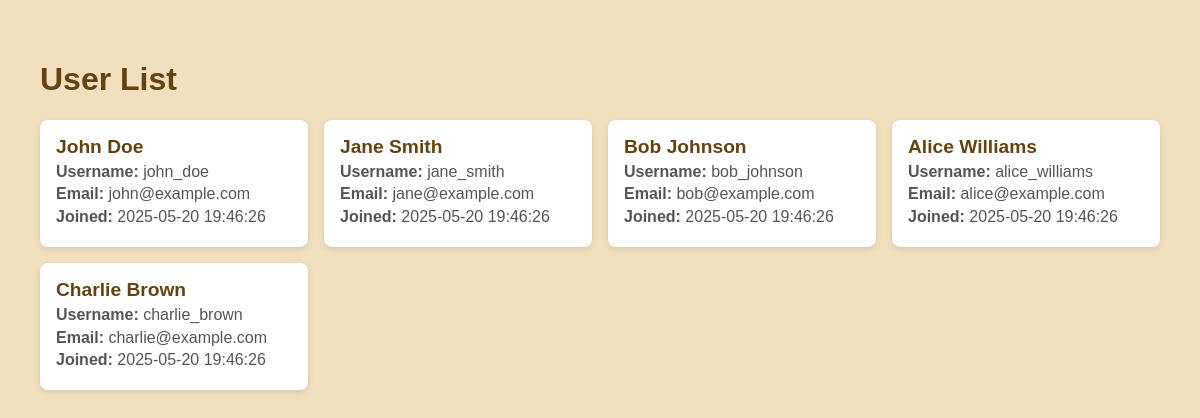
The app's page /users, older data.
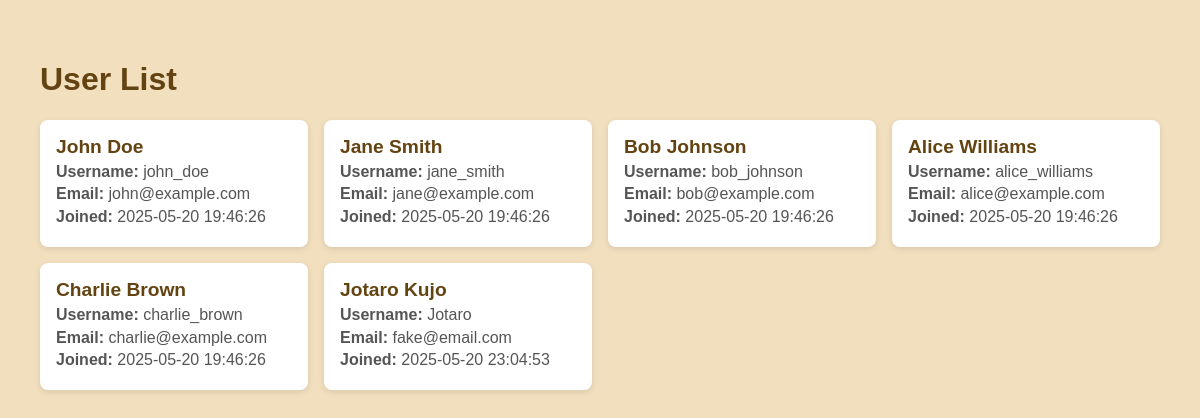
The same page, newer data.
### tables this page shows
CREATE TABLE users (
            user_id INTEGER PRIMARY KEY,
            username TEXT NOT NULL UNIQUE,
            email TEXT NOT NULL UNIQUE,
            password TEXT NOT NULL,
            full_name TEXT,
            profile_picture TEXT,
            settings TEXT,
            created_at TIMESTAMP DEFAULT CURRENT_TIMESTAMP
        );

### main.py (the view)
@app.route('/users')
def user_queries():
    user_queries_instance = UserQueries()
    users = user_queries_instance.get_all_users()
    return render_template('user_queries.html', users=users)

### src/queries/user_queries.py (called while the page is built)
    def get_all_users(self):
        return self._execute_query("SELECT * FROM users;", mode=QueryMode.FETCH_ALL)

### src/utils/db.py (called while the page is built)
def get_connection():
    this_file_path = os.path.abspath(__file__)
    utils_dir = os.path.dirname(this_file_path)
    src_dir = os.path.dirname(utils_dir)
    project_root = os.path.dirname(src_dir)
    data_dir = os.path.join(project_root, 'data')
    os.makedirs(data_dir, exist_ok=True)
    db_file_path = os.path.join(data_dir, 'moonwind.db')
    conn = sqlite3.connect(db_file_path)
    conn.row_factory = sqlite3.Row
    return conn

### src/templates/user_queries.html (shortened to what this page needs)
<!DOCTYPE html>
<html>
<head>
</head>
<body>
    <h1>User List</h1>
    <div class="user-grid">
        {% for user in users %}
            <div class="user-card">
                <h3>{{ user.full_name }}</h3>
                <p><strong>Username:</strong> {{ user.username }}</p>
                <p><strong>Email:</strong> {{ user.email }}</p>
                {% if user.created_at %}
                    <p><strong>Joined:</strong> {{ user.created_at }}</p>
                {% endif %}
            </div>
        {% endfor %}
    </div>
</body>
</html>

### src/templates/user_queries.html (style rules this page uses)
body { font-family: Arial, sans-serif; padding: 2rem; background-color: oklch(0.91 0.048 83.6); }
.user-grid { display: grid; grid-template-columns: repeat(auto-fill, minmax(250px, 1fr)); gap: 1rem; }
.user-card { background-color: white; padding: 1rem; border-radius: 8px; box-shadow: 0 2px 6px rgba(0, 0, 0, 0.1); }
.user-card h3 { margin: 0; font-size: 1.2rem; color: oklch(0.41 0.077 74.3); }
.user-card p { margin: 0.3rem 0; color: #555; }
h1 { color: oklch(0.41 0.077 74.3); }

Row changes from the older to the newer data that the page shows:
added users: full_name "Jotaro Kujo", username "Jotaro", email "fake@email.com", created_at "2025-05-20 23:04:53"
